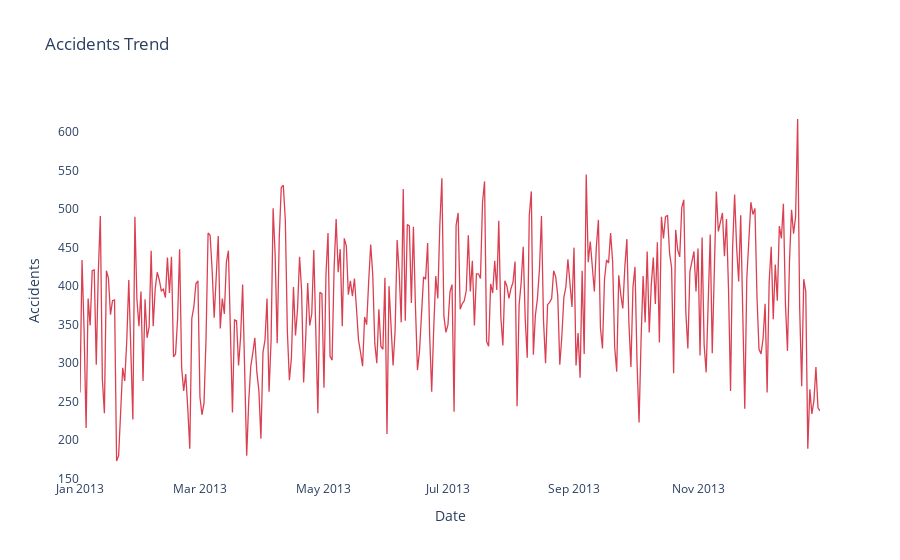

This figure's notebook cell:
### Markdown cell above
### Seasonality

### Code cell
# Trend of Accidents
tr_data['Date'] = pd.to_datetime(tr_data['Date'])
dataset = tr_data.groupby(['Date']).size().reset_index(name='Accidents')
dataset['Date'] = dataset['Date']
dataset.iplot(x='Date', y='Accidents', xTitle='Date', yTitle='Accidents', color='red',
              layout = go.Layout(dict(title = 'Accidents Trend', 
                                      xaxis = dict(title = 'Date'), yaxis = dict(title = 'Accidents')), 
                                 paper_bgcolor='rgba(0,0,0,0)', plot_bgcolor='rgba(0,0,0,0)'))

### Figure 1 — Plotly figure (JSON) as saved in the notebook; plotly's stock layout.template omitted (floating-point values rounded to 4 significant figures; data arrays with more than 128 entries replaced by an {"elided": "..."} marker saying what was removed)
{"data": [{"line": {"color": "rgba(219, 64, 82, 1.0)", "dash": "solid", "shape": "linear", "width": 1.3}, "mode": "lines", "name": "Accidents", "text": "", "type": "scatter", "x": {"elided": "365 str values"}, "y": {"elided": "365 int values"}}], "layout": {"paper_bgcolor": "rgba(0,0,0,0)", "plot_bgcolor": "rgba(0,0,0,0)", "title": {"text": "Accidents Trend"}, "xaxis": {"title": {"text": "Date"}}, "yaxis": {"title": {"text": "Accidents"}}}}
